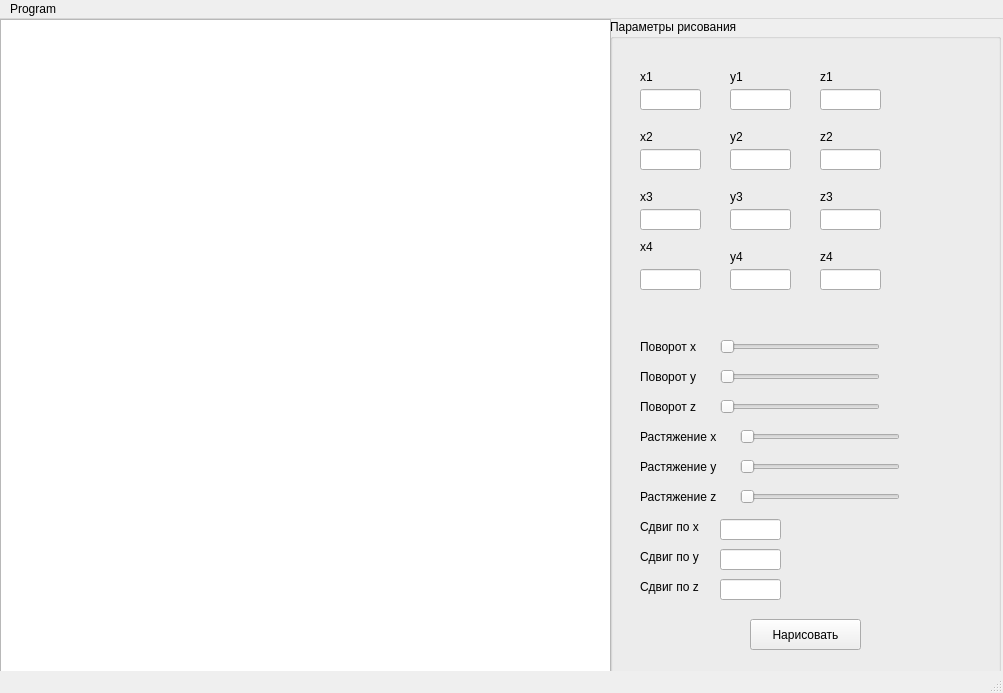
<?xml version="1.0" encoding="UTF-8"?>
<ui version="4.0">
 <class>MainWindow</class>
 <widget class="QMainWindow" name="MainWindow">
  <property name="geometry">
   <rect>
    <x>0</x>
    <y>0</y>
    <width>1003</width>
    <height>693</height>
   </rect>
  </property>
  <property name="windowTitle">
   <string>MainWindow</string>
  </property>
  <widget class="QWidget" name="centralWidget">
   <widget class="QGraphicsView" name="graphicsView">
    <property name="geometry">
     <rect>
      <x>0</x>
      <y>0</y>
      <width>611</width>
      <height>661</height>
     </rect>
    </property>
   </widget>
   <widget class="QGroupBox" name="groupBox">
    <property name="geometry">
     <rect>
      <x>610</x>
      <y>0</y>
      <width>391</width>
      <height>661</height>
     </rect>
    </property>
    <property name="title">
     <string>Параметры рисования</string>
    </property>
    <widget class="QPushButton" name="paintBtn">
     <property name="geometry">
      <rect>
       <x>140</x>
       <y>600</y>
       <width>111</width>
       <height>31</height>
      </rect>
     </property>
     <property name="text">
      <string>Нарисовать</string>
     </property>
    </widget>
    <widget class="QLabel" name="label">
     <property name="geometry">
      <rect>
       <x>30</x>
       <y>50</y>
       <width>61</width>
       <height>16</height>
      </rect>
     </property>
     <property name="text">
      <string>x1</string>
     </property>
    </widget>
    <widget class="QLabel" name="label_2">
     <property name="geometry">
      <rect>
       <x>30</x>
       <y>110</y>
       <width>61</width>
       <height>16</height>
      </rect>
     </property>
     <property name="text">
      <string>x2</string>
     </property>
    </widget>
    <widget class="QLabel" name="label_3">
     <property name="geometry">
      <rect>
       <x>30</x>
       <y>170</y>
       <width>61</width>
       <height>16</height>
      </rect>
     </property>
     <property name="text">
      <string>x3</string>
     </property>
    </widget>
    <widget class="QLabel" name="label_4">
     <property name="geometry">
      <rect>
       <x>30</x>
       <y>220</y>
       <width>61</width>
       <height>16</height>
      </rect>
     </property>
     <property name="text">
      <string>x4</string>
     </property>
    </widget>
    <widget class="QLineEdit" name="x1">
     <property name="geometry">
      <rect>
       <x>30</x>
       <y>70</y>
       <width>61</width>
       <height>21</height>
      </rect>
     </property>
    </widget>
    <widget class="QLineEdit" name="x2">
     <property name="geometry">
      <rect>
       <x>30</x>
       <y>130</y>
       <width>61</width>
       <height>21</height>
      </rect>
     </property>
    </widget>
    <widget class="QLineEdit" name="x3">
     <property name="geometry">
      <rect>
       <x>30</x>
       <y>190</y>
       <width>61</width>
       <height>21</height>
      </rect>
     </property>
    </widget>
    <widget class="QLineEdit" name="x4">
     <property name="geometry">
      <rect>
       <x>30</x>
       <y>250</y>
       <width>61</width>
       <height>21</height>
      </rect>
     </property>
    </widget>
    <widget class="QLineEdit" name="y1">
     <property name="geometry">
      <rect>
       <x>120</x>
       <y>70</y>
       <width>61</width>
       <height>21</height>
      </rect>
     </property>
    </widget>
    <widget class="QLineEdit" name="y2">
     <property name="geometry">
      <rect>
       <x>120</x>
       <y>130</y>
       <width>61</width>
       <height>21</height>
      </rect>
     </property>
    </widget>
    <widget class="QLineEdit" name="y3">
     <property name="geometry">
      <rect>
       <x>120</x>
       <y>190</y>
       <width>61</width>
       <height>21</height>
      </rect>
     </property>
    </widget>
    <widget class="QLineEdit" name="y4">
     <property name="geometry">
      <rect>
       <x>120</x>
       <y>250</y>
       <width>61</width>
       <height>21</height>
      </rect>
     </property>
    </widget>
    <widget class="QLabel" name="label_5">
     <property name="geometry">
      <rect>
       <x>120</x>
       <y>50</y>
       <width>61</width>
       <height>16</height>
      </rect>
     </property>
     <property name="text">
      <string>y1</string>
     </property>
    </widget>
    <widget class="QLabel" name="label_6">
     <property name="geometry">
      <rect>
       <x>120</x>
       <y>110</y>
       <width>61</width>
       <height>16</height>
      </rect>
     </property>
     <property name="text">
      <string>y2</string>
     </property>
    </widget>
    <widget class="QLabel" name="label_7">
     <property name="geometry">
      <rect>
       <x>120</x>
       <y>170</y>
       <width>61</width>
       <height>16</height>
      </rect>
     </property>
     <property name="text">
      <string>y3</string>
     </property>
    </widget>
    <widget class="QLabel" name="label_8">
     <property name="geometry">
      <rect>
       <x>120</x>
       <y>230</y>
       <width>61</width>
       <height>16</height>
      </rect>
     </property>
     <property name="text">
      <string>y4</string>
     </property>
    </widget>
    <widget class="QLineEdit" name="z1">
     <property name="geometry">
      <rect>
       <x>210</x>
       <y>70</y>
       <width>61</width>
       <height>21</height>
      </rect>
     </property>
    </widget>
    <widget class="QLineEdit" name="z2">
     <property name="geometry">
      <rect>
       <x>210</x>
       <y>130</y>
       <width>61</width>
       <height>21</height>
      </rect>
     </property>
    </widget>
    <widget class="QLineEdit" name="z3">
     <property name="geometry">
      <rect>
       <x>210</x>
       <y>190</y>
       <width>61</width>
       <height>21</height>
      </rect>
     </property>
    </widget>
    <widget class="QLineEdit" name="z4">
     <property name="geometry">
      <rect>
       <x>210</x>
       <y>250</y>
       <width>61</width>
       <height>21</height>
      </rect>
     </property>
    </widget>
    <widget class="QLabel" name="label_9">
     <property name="geometry">
      <rect>
       <x>210</x>
       <y>50</y>
       <width>61</width>
       <height>16</height>
      </rect>
     </property>
     <property name="text">
      <string>z1</string>
     </property>
    </widget>
    <widget class="QLabel" name="label_10">
     <property name="geometry">
      <rect>
       <x>210</x>
       <y>110</y>
       <width>61</width>
       <height>16</height>
      </rect>
     </property>
     <property name="text">
      <string>z2</string>
     </property>
    </widget>
    <widget class="QLabel" name="label_11">
     <property name="geometry">
      <rect>
       <x>210</x>
       <y>170</y>
       <width>61</width>
       <height>16</height>
      </rect>
     </property>
     <property name="text">
      <string>z3</string>
     </property>
    </widget>
    <widget class="QLabel" name="label_12">
     <property name="geometry">
      <rect>
       <x>210</x>
       <y>230</y>
       <width>61</width>
       <height>16</height>
      </rect>
     </property>
     <property name="text">
      <string>z4</string>
     </property>
    </widget>
    <widget class="QLabel" name="label_13">
     <property name="geometry">
      <rect>
       <x>30</x>
       <y>320</y>
       <width>81</width>
       <height>16</height>
      </rect>
     </property>
     <property name="text">
      <string>Поворот x</string>
     </property>
    </widget>
    <widget class="QLabel" name="label_14">
     <property name="geometry">
      <rect>
       <x>30</x>
       <y>350</y>
       <width>81</width>
       <height>16</height>
      </rect>
     </property>
     <property name="text">
      <string>Поворот y</string>
     </property>
    </widget>
    <widget class="QLabel" name="label_15">
     <property name="geometry">
      <rect>
       <x>30</x>
       <y>380</y>
       <width>81</width>
       <height>16</height>
      </rect>
     </property>
     <property name="text">
      <string>Поворот z</string>
     </property>
    </widget>
    <widget class="QSlider" name="rotateX">
     <property name="geometry">
      <rect>
       <x>110</x>
       <y>320</y>
       <width>160</width>
       <height>16</height>
      </rect>
     </property>
     <property name="maximum">
      <number>100</number>
     </property>
     <property name="orientation">
      <enum>Qt::Horizontal</enum>
     </property>
    </widget>
    <widget class="QSlider" name="rotateY">
     <property name="geometry">
      <rect>
       <x>110</x>
       <y>350</y>
       <width>160</width>
       <height>16</height>
      </rect>
     </property>
     <property name="orientation">
      <enum>Qt::Horizontal</enum>
     </property>
    </widget>
    <widget class="QSlider" name="rotateZ">
     <property name="geometry">
      <rect>
       <x>110</x>
       <y>380</y>
       <width>160</width>
       <height>16</height>
      </rect>
     </property>
     <property name="orientation">
      <enum>Qt::Horizontal</enum>
     </property>
    </widget>
    <widget class="QLabel" name="label_16">
     <property name="geometry">
      <rect>
       <x>30</x>
       <y>410</y>
       <width>91</width>
       <height>16</height>
      </rect>
     </property>
     <property name="text">
      <string>Растяжение x</string>
     </property>
    </widget>
    <widget class="QSlider" name="scaleX">
     <property name="geometry">
      <rect>
       <x>130</x>
       <y>410</y>
       <width>160</width>
       <height>16</height>
      </rect>
     </property>
     <property name="minimum">
      <number>1</number>
     </property>
     <property name="maximum">
      <number>100</number>
     </property>
     <property name="orientation">
      <enum>Qt::Horizontal</enum>
     </property>
    </widget>
    <widget class="QLabel" name="label_17">
     <property name="geometry">
      <rect>
       <x>30</x>
       <y>440</y>
       <width>91</width>
       <height>16</height>
      </rect>
     </property>
     <property name="text">
      <string>Растяжение y</string>
     </property>
    </widget>
    <widget class="QSlider" name="scaleY">
     <property name="geometry">
      <rect>
       <x>130</x>
       <y>440</y>
       <width>160</width>
       <height>16</height>
      </rect>
     </property>
     <property name="minimum">
      <number>1</number>
     </property>
     <property name="maximum">
      <number>100</number>
     </property>
     <property name="orientation">
      <enum>Qt::Horizontal</enum>
     </property>
    </widget>
    <widget class="QLabel" name="label_18">
     <property name="geometry">
      <rect>
       <x>30</x>
       <y>470</y>
       <width>91</width>
       <height>16</height>
      </rect>
     </property>
     <property name="text">
      <string>Растяжение z</string>
     </property>
    </widget>
    <widget class="QSlider" name="scaleZ">
     <property name="geometry">
      <rect>
       <x>130</x>
       <y>470</y>
       <width>160</width>
       <height>16</height>
      </rect>
     </property>
     <property name="minimum">
      <number>1</number>
     </property>
     <property name="maximum">
      <number>100</number>
     </property>
     <property name="orientation">
      <enum>Qt::Horizontal</enum>
     </property>
    </widget>
    <widget class="QLabel" name="label_19">
     <property name="geometry">
      <rect>
       <x>30</x>
       <y>500</y>
       <width>91</width>
       <height>16</height>
      </rect>
     </property>
     <property name="text">
      <string>Сдвиг по x</string>
     </property>
    </widget>
    <widget class="QLabel" name="label_20">
     <property name="geometry">
      <rect>
       <x>30</x>
       <y>530</y>
       <width>91</width>
       <height>16</height>
      </rect>
     </property>
     <property name="text">
      <string>Сдвиг по y</string>
     </property>
    </widget>
    <widget class="QLabel" name="label_21">
     <property name="geometry">
      <rect>
       <x>30</x>
       <y>560</y>
       <width>91</width>
       <height>16</height>
      </rect>
     </property>
     <property name="text">
      <string>Сдвиг по z</string>
     </property>
    </widget>
    <widget class="QLineEdit" name="trX">
     <property name="geometry">
      <rect>
       <x>110</x>
       <y>500</y>
       <width>61</width>
       <height>21</height>
      </rect>
     </property>
    </widget>
    <widget class="QLineEdit" name="trY">
     <property name="geometry">
      <rect>
       <x>110</x>
       <y>530</y>
       <width>61</width>
       <height>21</height>
      </rect>
     </property>
    </widget>
    <widget class="QLineEdit" name="trZ">
     <property name="geometry">
      <rect>
       <x>110</x>
       <y>560</y>
       <width>61</width>
       <height>21</height>
      </rect>
     </property>
    </widget>
   </widget>
  </widget>
  <widget class="QMenuBar" name="menuBar">
   <property name="geometry">
    <rect>
     <x>0</x>
     <y>0</y>
     <width>1003</width>
     <height>22</height>
    </rect>
   </property>
   <widget class="QMenu" name="menuProgram">
    <property name="title">
     <string>Program</string>
    </property>
    <addaction name="separator"/>
    <addaction name="actionAbout"/>
   </widget>
   <addaction name="menuProgram"/>
  </widget>
  <widget class="QStatusBar" name="statusBar"/>
  <action name="actionAbout">
   <property name="text">
    <string>&amp;About</string>
   </property>
  </action>
 </widget>
 <layoutdefault spacing="6" margin="11"/>
 <resources/>
 <connections/>
</ui>
